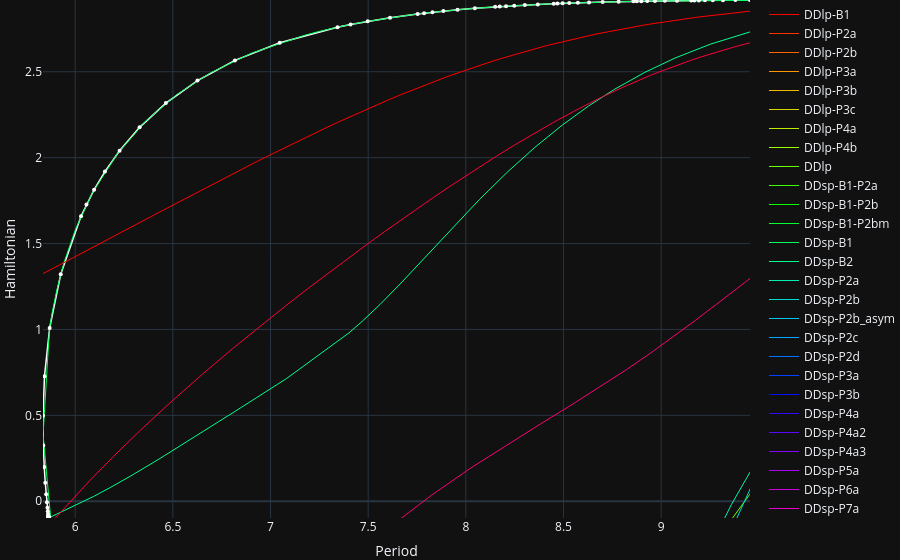

Source (notebook cell):
### Code cell
fnames = [f.removesuffix(".npz") for f in listdir("../database") if f.endswith(".npz")]
x0s_new = np.array([targ.get_x0(X) for X in Xs])
periods_new = np.array([targ.get_period(X) for X in Xs])
compare_fast(periods_new, hamiltonian(x0s_new.T, Lr, Mr), fnames)

### Figure 1 — Plotly figure (JSON) as saved in the notebook; plotly's stock layout.template omitted (floating-point values rounded to 4 significant figures; data arrays with more than 128 entries replaced by an {"elided": "..."} marker saying what was removed)
{"data": [{"hoverinfo": "name", "line": {"color": "white", "width": 1.5}, "mode": "lines", "name": "Compare", "showlegend": false, "type": "scatter", "x": [5.863, 5.863, 5.863, 5.863, 5.863, 5.863, 5.863, 5.863, 5.863, 5.863, 5.863, 5.863, 5.863, 5.863, 5.863, 5.863, 5.863, 5.862, 5.861, 5.86, 5.858, 5.855, 5.851, 5.847, 5.841, 5.837, 5.835, 5.843, 5.869, 5.926, 6.03, 6.058, 6.097, 6.152, 6.227, 6.33, 6.464, 6.626, 6.818, 7.047, 7.343, 7.41, 7.498, 7.612, 7.753, 7.786, 7.829, 7.885, 7.957, 8.046, 8.15, 8.174, 8.206, 8.248, 8.302, 8.369, 8.45, 8.469, 8.496, 8.53, 8.574, 8.631, 8.701, 8.783, 8.858, 8.875, 8.899, 8.929, 8.968, 9.019, 9.081, 9.154, 9.17, 9.193, 9.224, 9.264, 9.317, 9.38, 9.455], "y": [-0.0974, -0.09737, -0.09737, -0.09736, -0.09736, -0.09734, -0.09732, -0.09729, -0.09723, -0.09714, -0.09697, -0.09669, -0.09621, -0.0954, -0.09401, -0.09165, -0.08763, -0.08157, -0.07243, -0.05863, -0.03779, -0.006295, 0.04135, 0.1074, 0.199, 0.3252, 0.4975, 0.7281, 1.009, 1.321, 1.659, 1.728, 1.813, 1.919, 2.04, 2.176, 2.318, 2.449, 2.566, 2.669, 2.759, 2.775, 2.794, 2.815, 2.836, 2.841, 2.846, 2.853, 2.861, 2.869, 2.878, 2.879, 2.882, 2.885, 2.888, 2.892, 2.896, 2.897, 2.898, 2.899, 2.901, 2.903, 2.905, 2.908, 2.91, 2.91, 2.91, 2.911, 2.912, 2.913, 2.914, 2.915, 2.915, 2.915, 2.916, 2.916, 2.916, 2.917, 2.918]}, {"hoverinfo": "name", "line": {"color": "rgb(255, 0, 0)", "width": 1}, "mode": "lines", "name": "DDlp-B1", "type": "scatter", "x": {"elided": "2835 float values"}, "y": {"elided": "2835 float values"}}, {"hoverinfo": "name", "line": {"color": "rgb(255, 50, 0)", "width": 1}, "mode": "lines", "name": "DDlp-P2a", "type": "scatter", "x": [16.95, 16.95, 16.95, 16.95, 16.95, 16.95, 16.95, 16.95, 16.95, 16.95, 16.95, 16.95, 16.94, 16.94, 16.94, 16.93, 16.92, 16.9, 16.86, 16.81, 16.74, 16.63, 16.5, 16.42, 16.49, 16.66, 16.9, 17.02, 17.16, 17.38, 17.42, 17.48, 17.57, 17.72, 17.93, 18.23, 18.63, 19.15, 19.76, 19.9, 20.1, 20.36, 20.72, 20.81, 20.93, 20.96, 21.01, 21.08, 21.17, 21.3, 21.33, 21.37, 21.44, 21.53, 21.55, 21.58, 21.63, 21.7, 21.78, 21.8, 21.83, 21.88, 21.94, 22.02, 22.09, 22.11, 22.14, 22.18, 22.23, 22.29, 22.31, 22.33, 22.37, 22.43, 22.5, 22.58, 22.61, 22.65, 22.71, 22.72, 22.74, 22.78, 22.82, 22.83, 22.85, 22.87, 22.9, 22.91, 22.92, 22.94, 22.96, 22.97, 22.98, 23.0, 23.02, 23.02, 23.03, 23.04, 23.06, 23.07, 23.07, 23.08, 23.1], "y": [-2.233, -2.233, -2.233, -2.233, -2.233, -2.233, -2.233, -2.233, -2.233, -2.234, -2.234, -2.236, -2.238, -2.242, -2.248, -2.259, -2.278, -2.308, -2.359, -2.434, -2.542, -2.692, -2.879, -2.999, -2.902, -2.651, -2.304, -2.13, -1.92, -1.585, -1.524, -1.434, -1.301, -1.105, -0.8473, -0.5225, -0.1673, 0.1989, 0.5535, 0.6256, 0.7194, 0.8398, 0.9921, 1.029, 1.078, 1.09, 1.108, 1.134, 1.17, 1.217, 1.227, 1.243, 1.266, 1.297, 1.304, 1.316, 1.332, 1.355, 1.383, 1.39, 1.4, 1.414, 1.434, 1.459, 1.482, 1.487, 1.495, 1.507, 1.522, 1.542, 1.547, 1.554, 1.565, 1.581, 1.601, 1.626, 1.633, 1.644, 1.659, 1.663, 1.669, 1.678, 1.69, 1.693, 1.697, 1.703, 1.711, 1.713, 1.716, 1.721, 1.728, 1.73, 1.732, 1.736, 1.741, 1.743, 1.745, 1.748, 1.753, 1.754, 1.756, 1.758, 1.762]}, {"hoverinfo": "name", "line": {"color": "rgb(255, 100, 0)", "width": 1}, "mode": "lines", "name": "DDlp-P2b", "type": "scatter", "x": {"elided": "998 float values"}, "y": {"elided": "998 float values"}}, {"hoverinfo": "name", "line": {"color": "rgb(255, 150, 0)", "width": 1}, "mode": "lines", "name": "DDlp-P3a", "type": "scatter", "x": {"elided": "1973 float values"}, "y": {"elided": "1973 float values"}}, {"hoverinfo": "name", "line": {"color": "rgb(239, 185, 0)", "width": 1}, "mode": "lines", "name": "DDlp-P3b", "type": "scatter", "x": {"elided": "2352 float values"}, "y": {"elided": "2352 float values"}}, {"hoverinfo": "name", "line": {"color": "rgb(215, 211, 0)", "width": 1}, "mode": "lines", "name": "DDlp-P3c", "type": "scatter", "x": {"elided": "1701 float values"}, "y": {"elided": "1701 float values"}}, {"hoverinfo": "name", "line": {"color": "rgb(191, 237, 0)", "width": 1}, "mode": "lines", "name": "DDlp-P4a", "type": "scatter", "x": {"elided": "14866 float values"}, "y": {"elided": "14866 float values"}}, {"hoverinfo": "name", "line": {"color": "rgb(158, 255, 0)", "width": 1}, "mode": "lines", "name": "DDlp-P4b", "type": "scatter", "x": {"elided": "318 float values"}, "y": {"elided": "318 float values"}}, {"hoverinfo": "name", "line": {"color": "rgb(108, 255, 0)", "width": 1}, "mode": "lines", "name": "DDlp", "type": "scatter", "x": {"elided": "5317 float values"}, "y": {"elided": "5317 float values"}}, {"hoverinfo": "name", "line": {"color": "rgb(58, 255, 0)", "width": 1}, "mode": "lines", "name": "DDsp-B1-P2a", "type": "scatter", "x": {"elided": "588 float values"}, "y": {"elided": "588 float values"}}, {"hoverinfo": "name", "line": {"color": "rgb(8, 255, 0)", "width": 1}, "mode": "lines", "name": "DDsp-B1-P2b", "type": "scatter", "x": {"elided": "515 float values"}, "y": {"elided": "515 float values"}}, {"hoverinfo": "name", "line": {"color": "rgb(6, 255, 48)", "width": 1}, "mode": "lines", "name": "DDsp-B1-P2bm", "type": "scatter", "x": {"elided": "336 float values"}, "y": {"elided": "336 float values"}}, {"hoverinfo": "name", "line": {"color": "rgb(3, 255, 95)", "width": 1}, "mode": "lines", "name": "DDsp-B1", "type": "scatter", "x": {"elided": "1144 float values"}, "y": {"elided": "1144 float values"}}, {"hoverinfo": "name", "line": {"color": "rgb(1, 255, 143)", "width": 1}, "mode": "lines", "name": "DDsp-B2", "type": "scatter", "x": {"elided": "516 float values"}, "y": {"elided": "516 float values"}}, {"hoverinfo": "name", "line": {"color": "rgb(0, 241, 178)", "width": 1}, "mode": "lines", "name": "DDsp-P2a", "type": "scatter", "x": {"elided": "1872 float values"}, "y": {"elided": "1872 float values"}}, {"hoverinfo": "name", "line": {"color": "rgb(0, 219, 207)", "width": 1}, "mode": "lines", "name": "DDsp-P2b", "type": "scatter", "x": {"elided": "1282 float values"}, "y": {"elided": "1282 float values"}}, {"hoverinfo": "name", "line": {"color": "rgb(0, 197, 236)", "width": 1}, "mode": "lines", "name": "DDsp-P2b_asym", "type": "scatter", "x": {"elided": "160 float values"}, "y": {"elided": "160 float values"}}, {"hoverinfo": "name", "line": {"color": "rgb(0, 166, 255)", "width": 1}, "mode": "lines", "name": "DDsp-P2c", "type": "scatter", "x": [8.119, 8.119, 8.119, 8.119, 8.119, 8.119, 8.119, 8.119, 8.119, 8.119, 8.119, 8.119, 8.119, 8.119, 8.119, 8.119, 8.119, 8.119, 8.119, 8.12, 8.12, 8.12, 8.12, 8.121, 8.122, 8.123, 8.125, 8.126, 8.129, 8.132, 8.137, 8.143, 8.15, 8.156, 8.16, 8.163, 8.168, 8.173, 8.179, 8.186, 8.192, 8.195, 8.189, 8.167, 8.123, 8.083, 8.088, 8.118, 8.152, 8.181, 8.193, 8.194, 8.183, 8.186, 8.171, 8.157, 8.144, 8.134, 8.125, 8.12, 8.119, 8.121, 8.123, 8.127, 8.132, 8.139, 8.148, 8.157, 8.162, 8.169, 8.175, 8.183, 8.19, 8.195, 8.19, 8.166, 8.119, 8.08, 8.091, 8.123, 8.157, 8.189, 8.173, 8.156, 8.141, 8.129, 8.125, 8.123, 8.122, 8.12, 8.119, 8.115], "y": [-2.761, -2.761, -2.761, -2.761, -2.761, -2.761, -2.761, -2.761, -2.761, -2.761, -2.761, -2.761, -2.761, -2.761, -2.761, -2.761, -2.761, -2.761, -2.76, -2.76, -2.76, -2.759, -2.758, -2.756, -2.754, -2.751, -2.748, -2.743, -2.737, -2.729, -2.718, -2.705, -2.687, -2.675, -2.669, -2.662, -2.654, -2.643, -2.629, -2.612, -2.591, -2.565, -2.534, -2.502, -2.476, -2.464, -2.465, -2.474, -2.491, -2.518, -2.546, -2.581, -2.62, -2.605, -2.639, -2.671, -2.7, -2.726, -2.746, -2.758, -2.76, -2.757, -2.752, -2.743, -2.731, -2.714, -2.693, -2.674, -2.664, -2.652, -2.638, -2.62, -2.597, -2.569, -2.535, -2.501, -2.474, -2.463, -2.466, -2.476, -2.494, -2.515, -2.571, -2.627, -2.681, -2.726, -2.747, -2.751, -2.755, -2.758, -2.76, -2.762]}, {"hoverinfo": "name", "line": {"color": "rgb(0, 116, 255)", "width": 1}, "mode": "lines", "name": "DDsp-P2d", "type": "scatter", "x": {"elided": "213 float values"}, "y": {"elided": "213 float values"}}, {"hoverinfo": "name", "line": {"color": "rgb(0, 66, 255)", "width": 1}, "mode": "lines", "name": "DDsp-P3a", "type": "scatter", "x": {"elided": "650 float values"}, "y": {"elided": "650 float values"}}, {"hoverinfo": "name", "line": {"color": "rgb(0, 16, 255)", "width": 1}, "mode": "lines", "name": "DDsp-P3b", "type": "scatter", "x": {"elided": "369 float values"}, "y": {"elided": "369 float values"}}, {"hoverinfo": "name", "line": {"color": "rgb(45, 11, 255)", "width": 1}, "mode": "lines", "name": "DDsp-P4a", "type": "scatter", "x": {"elided": "314 float values"}, "y": {"elided": "314 float values"}}, {"hoverinfo": "name", "line": {"color": "rgb(91, 6, 255)", "width": 1}, "mode": "lines", "name": "DDsp-P4a2", "type": "scatter", "x": {"elided": "414 float values"}, "y": {"elided": "414 float values"}}, {"hoverinfo": "name", "line": {"color": "rgb(136, 2, 255)", "width": 1}, "mode": "lines", "name": "DDsp-P4a3", "type": "scatter", "x": [22.44, 22.44, 22.44, 22.44, 22.44, 22.44, 22.44, 22.44, 22.44, 22.44, 22.44, 22.44, 22.44, 22.44, 22.44, 22.44, 22.44, 22.44, 22.44, 22.44, 22.44, 22.44, 22.44, 22.44, 22.44, 22.44, 22.44, 22.44, 22.44, 22.44, 22.44, 22.44, 22.44, 22.44, 22.44], "y": [-1.957, -1.957, -1.957, -1.957, -1.957, -1.957, -1.957, -1.957, -1.957, -1.957, -1.957, -1.957, -1.957, -1.957, -1.957, -1.957, -1.957, -1.957, -1.957, -1.957, -1.957, -1.957, -1.957, -1.957, -1.957, -1.957, -1.957, -1.956, -1.956, -1.956, -1.956, -1.956, -1.955, -1.955, -1.955]}, {"hoverinfo": "name", "line": {"color": "rgb(172, 0, 242)", "width": 1}, "mode": "lines", "name": "DDsp-P5a", "type": "scatter", "x": [29.05, 29.05, 29.05, 29.05, 29.05, 29.05, 29.05, 29.05, 29.05, 29.05, 29.05, 29.05, 29.05, 29.05, 29.05, 29.05, 29.05, 29.05, 29.05, 29.05, 29.05, 29.05, 29.05, 29.05, 29.05, 29.05, 29.05, 29.05, 29.05, 29.05, 29.05, 29.05, 29.05, 29.05, 29.05, 29.06, 29.06, 29.07, 29.07, 29.07, 29.07, 29.07, 29.07, 29.06, 29.06, 29.05, 29.05, 29.05, 29.05, 29.05, 29.05, 29.05, 29.05, 29.05, 29.05, 29.05, 29.05, 29.05, 29.05, 29.05, 29.05, 29.05, 29.05, 29.05, 29.05, 29.05, 29.05, 29.06, 29.06, 29.07, 29.07], "y": [-1.822, -1.822, -1.822, -1.822, -1.822, -1.822, -1.822, -1.822, -1.822, -1.822, -1.822, -1.822, -1.822, -1.822, -1.822, -1.822, -1.822, -1.822, -1.822, -1.822, -1.822, -1.822, -1.821, -1.821, -1.821, -1.821, -1.821, -1.821, -1.821, -1.821, -1.821, -1.821, -1.82, -1.819, -1.818, -1.817, -1.814, -1.811, -1.807, -1.808, -1.808, -1.809, -1.812, -1.815, -1.817, -1.819, -1.82, -1.821, -1.821, -1.821, -1.821, -1.821, -1.821, -1.821, -1.821, -1.821, -1.821, -1.821, -1.821, -1.821, -1.821, -1.82, -1.82, -1.82, -1.819, -1.819, -1.818, -1.817, -1.815, -1.81, -1.81]}, {"hoverinfo": "name", "line": {"color": "rgb(203, 0, 223)", "width": 1}, "mode": "lines", "name": "DDsp-P6a", "type": "scatter", "x": [35.5, 35.5, 35.5, 35.5, 35.5, 35.5, 35.5, 35.5, 35.5, 35.5, 35.5, 35.5, 35.5, 35.5, 35.5, 35.5, 35.5, 35.5, 35.5, 35.5, 35.5, 35.51, 35.51, 35.51, 35.51, 35.52, 35.53, 35.53, 35.55, 35.57, 35.58, 35.58], "y": [-1.746, -1.746, -1.746, -1.746, -1.746, -1.746, -1.746, -1.746, -1.746, -1.746, -1.746, -1.746, -1.746, -1.745, -1.745, -1.745, -1.745, -1.745, -1.744, -1.743, -1.743, -1.742, -1.74, -1.739, -1.737, -1.735, -1.732, -1.727, -1.72, -1.709, -1.705, -1.705]}, {"hoverinfo": "name", "line": {"color": "rgb(234, 0, 204)", "width": 1}, "mode": "lines", "name": "DDsp-P7a", "type": "scatter", "x": {"elided": "509 float values"}, "y": {"elided": "509 float values"}}, {"hoverinfo": "name", "line": {"color": "rgb(255, 0, 172)", "width": 1}, "mode": "lines", "name": "DDsp-P8a", "type": "scatter", "x": [48.16, 48.16, 48.16, 48.16, 48.16, 48.16, 48.16, 48.16, 48.16, 48.16, 48.16, 48.16, 48.16, 48.16, 48.16, 48.16, 48.16, 48.16, 48.16, 48.16, 48.16, 48.16, 48.16, 48.16, 48.16, 48.16, 48.16, 48.16, 48.16, 48.16, 48.16, 48.16, 48.16, 48.16, 48.16, 48.16, 48.17, 48.17, 48.17, 48.17, 48.17, 48.17, 48.17, 48.17, 48.17, 48.17, 48.17, 48.18, 48.18, 48.18, 48.18, 48.18, 48.18, 48.18, 48.19, 48.19, 48.19, 48.19, 48.19, 48.2, 48.2, 48.21, 48.21, 48.22, 48.22, 48.23, 48.23, 48.23, 48.23, 48.24, 48.24, 48.24, 48.24, 48.24, 48.24], "y": [-1.669, -1.669, -1.669, -1.669, -1.669, -1.669, -1.669, -1.669, -1.669, -1.669, -1.669, -1.669, -1.669, -1.669, -1.669, -1.669, -1.669, -1.669, -1.669, -1.668, -1.668, -1.668, -1.668, -1.668, -1.668, -1.668, -1.668, -1.667, -1.667, -1.667, -1.667, -1.667, -1.666, -1.666, -1.666, -1.666, -1.665, -1.665, -1.665, -1.664, -1.664, -1.664, -1.664, -1.663, -1.663, -1.662, -1.662, -1.661, -1.66, -1.66, -1.66, -1.659, -1.659, -1.658, -1.657, -1.656, -1.655, -1.654, -1.653, -1.652, -1.65, -1.649, -1.647, -1.644, -1.642, -1.64, -1.639, -1.638, -1.637, -1.637, -1.635, -1.634, -1.633, -1.633, -1.633]}, {"hoverinfo": "name", "line": {"color": "rgb(255, 0, 115)", "width": 1}, "mode": "lines", "name": "DDsp", "type": "scatter", "x": {"elided": "9990 float values"}, "y": {"elided": "9990 float values"}}, {"hoverinfo": "name", "line": {"color": "rgb(255, 0, 57)", "width": 1}, "mode": "lines", "name": "DU", "type": "scatter", "x": {"elided": "8570 float values"}, "y": {"elided": "8570 float values"}}, {"hoverinfo": "name", "line": {"color": "rgb(255, 0, 0)", "width": 1}, "mode": "lines", "name": "UD", "type": "scatter", "x": {"elided": "9451 float values"}, "y": {"elided": "9451 float values"}}, {"hoverinfo": "name", "marker": {"color": "white", "size": 4}, "mode": "markers", "name": "Compare", "type": "scatter", "x": [5.863, 5.863, 5.863, 5.863, 5.863, 5.863, 5.863, 5.863, 5.863, 5.863, 5.863, 5.863, 5.863, 5.863, 5.863, 5.863, 5.863, 5.862, 5.861, 5.86, 5.858, 5.855, 5.851, 5.847, 5.841, 5.837, 5.835, 5.843, 5.869, 5.926, 6.03, 6.058, 6.097, 6.152, 6.227, 6.33, 6.464, 6.626, 6.818, 7.047, 7.343, 7.41, 7.498, 7.612, 7.753, 7.786, 7.829, 7.885, 7.957, 8.046, 8.15, 8.174, 8.206, 8.248, 8.302, 8.369, 8.45, 8.469, 8.496, 8.53, 8.574, 8.631, 8.701, 8.783, 8.858, 8.875, 8.899, 8.929, 8.968, 9.019, 9.081, 9.154, 9.17, 9.193, 9.224, 9.264, 9.317, 9.38, 9.455], "y": [-0.0974, -0.09737, -0.09737, -0.09736, -0.09736, -0.09734, -0.09732, -0.09729, -0.09723, -0.09714, -0.09697, -0.09669, -0.09621, -0.0954, -0.09401, -0.09165, -0.08763, -0.08157, -0.07243, -0.05863, -0.03779, -0.006295, 0.04135, 0.1074, 0.199, 0.3252, 0.4975, 0.7281, 1.009, 1.321, 1.659, 1.728, 1.813, 1.919, 2.04, 2.176, 2.318, 2.449, 2.566, 2.669, 2.759, 2.775, 2.794, 2.815, 2.836, 2.841, 2.846, 2.853, 2.861, 2.869, 2.878, 2.879, 2.882, 2.885, 2.888, 2.892, 2.896, 2.897, 2.898, 2.899, 2.901, 2.903, 2.905, 2.908, 2.91, 2.91, 2.91, 2.911, 2.912, 2.913, 2.914, 2.915, 2.915, 2.915, 2.916, 2.916, 2.916, 2.917, 2.918]}], "layout": {"margin": {"b": 0, "l": 0, "r": 0, "t": 0}, "modebar": {"orientation": "v", "remove": ["autoScale", "lasso2d", "select2d", "toImage"]}, "showlegend": true, "xaxis": {"range": [5.835, 9.455], "title": {"text": "Period"}}, "yaxis": {"range": [-0.0974, 2.918], "title": {"text": "Hamiltonian"}}}}
